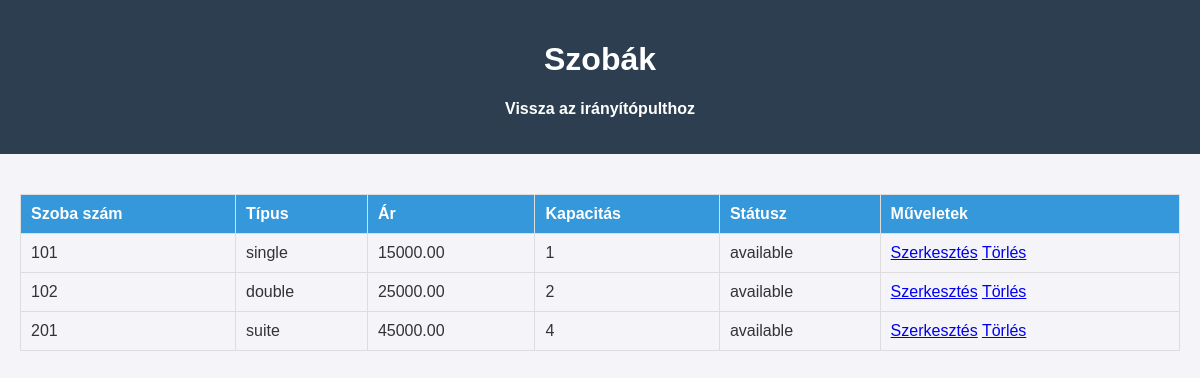
The app's page /admin/rooms/index.php (signed in) with its own data.
### tables this page shows
CREATE TABLE `rooms` (
  `id` int(11) NOT NULL,
  `room_number` varchar(10) NOT NULL,
  `room_type` enum('single','double','suite') NOT NULL,
  `capacity` int(11) NOT NULL,
  `price_per_night` decimal(10,2) NOT NULL,
  `description` text DEFAULT NULL,
  `amenities` text DEFAULT NULL,
  `status` enum('available','occupied','maintenance') DEFAULT 'available',
  `created_at` timestamp NOT NULL DEFAULT current_timestamp()
);

### admin/rooms/index.php (the view, shortened to what this page needs)
<?php
require_once __DIR__ . '/../../api/config.php';
$sql = "SELECT * FROM rooms";
$result = $conn->query($sql);
$rooms = $result->fetch_all(MYSQLI_ASSOC);
?>
<!DOCTYPE html>
<html lang="hu">
<head>
    <link rel="stylesheet" href="../assets/css/admin.css">
</head>
<body>
    <header>
        <h1>Szobák</h1>
        <nav>
            <ul>
                <li><a href="../dashboard.php">Vissza az irányítópulthoz</a></li>
            </ul>
        </nav>
    </header>
    <main>
        <table>
            <thead>
                <tr>
                    <th>Szoba szám</th>
                    <th>Típus</th>
                    <th>Ár</th>
                    <th>Kapacitás</th>
                    <th>Státusz</th>
                    <th>Műveletek</th>
                </tr>
            </thead>
            <tbody>
                <?php foreach ($rooms as $room): ?>
                    <tr>
                        <td><?php echo $room['room_number']; ?></td>
                        <td><?php echo $room['room_type']; ?></td>
                        <td><?php echo $room['price_per_night']; ?></td>
                        <td><?php echo $room['capacity']; ?></td>
                        <td><?php echo $room['status']; ?></td>
                        <td>
                            <a href="edit.php?id=<?php echo $room['id']; ?>">Szerkesztés</a>
                            <a href="delete.php?id=<?php echo $room['id']; ?>">Törlés</a>
                        </td>
                    </tr>
                <?php endforeach; ?>
            </tbody>
        </table>
    </main>
</body>
</html>

### admin/assets/css/admin.css (style rules this page uses)
body { font-family: Arial, sans-serif; background-color: #f4f4f9; color: #333; margin: 0; padding: 0; }
header { background-color: #2c3e50; color: #fff; padding: 20px; text-align: center; }
nav ul { list-style: none; padding: 0; display: flex; justify-content: center; }
nav ul li { margin: 0 15px; }
nav ul li a { color: #fff; text-decoration: none; font-weight: bold; }
main { padding: 20px; }
table { width: 100%; border-collapse: collapse; margin-top: 20px; }
table th, table td { padding: 10px; border: 1px solid #ddd; text-align: left; }
table th { background-color: #3498db; color: #fff; }

### records on screen
rooms: room_number "101", room_type "single", price_per_night "15000.00", capacity "1", status "available"
rooms: room_number "102", room_type "double", price_per_night "25000.00", capacity "2", status "available"
rooms: room_number "201", room_type "suite", price_per_night "45000.00", capacity "4", status "available"
